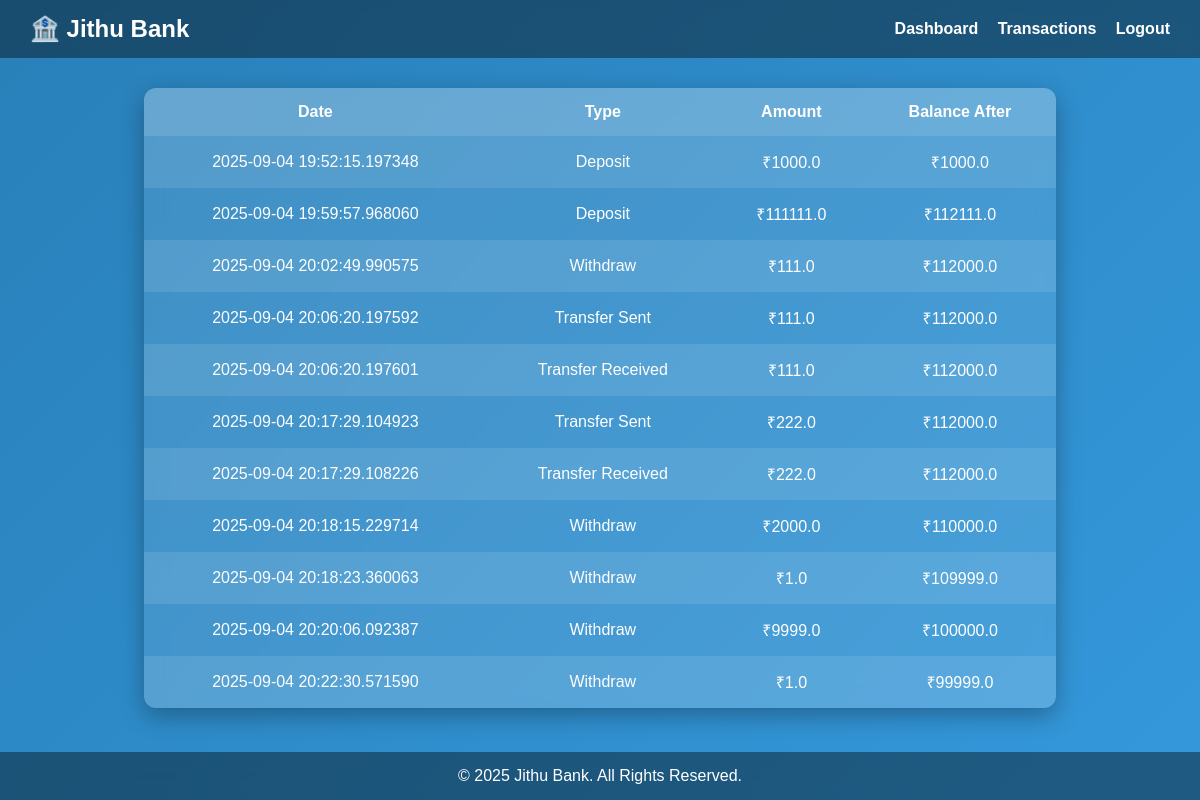
The app's page /transactions (signed in) with its own data.
### app.py (models this page shows)
class Transaction(db.Model):
    id = db.Column(db.Integer, primary_key=True)
    user_id = db.Column(db.Integer, db.ForeignKey("user.id"))
    type = db.Column(db.String(50))
    amount = db.Column(db.Float)
    balance = db.Column(db.Float)
    date = db.Column(db.DateTime, default=datetime.utcnow)

### app.py (the view)
@app.route("/transactions")
def transactions():
    if "user_id" not in session:
        return redirect(url_for("login"))
    user = User.query.get(session["user_id"])
    txns = Transaction.query.filter_by(user_id=user.id).all()
    return render_template("transactions.html", user=user, transactions=txns)

### templates/transactions.html (shortened to what this page needs)
<!DOCTYPE html>
<html>
<head>
</head>
<body>
    <header>
        <h1>🏦 Jithu Bank</h1>
        <nav>
            <a href="{{ url_for('dashboard') }}">Dashboard</a>
            <a href="{{ url_for('transactions') }}">Transactions</a>
            <a href="{{ url_for('logout') }}">Logout</a>
        </nav>
    </header>
    <div class="container">
        <table>
            <tr>
                <th>Date</th>
                <th>Type</th>
                <th>Amount</th>
                <th>Balance After</th>
            </tr>
            {% for txn in transactions %}
            <tr>
                <td>{{ txn.date }}</td>
                <td>{{ txn.type }}</td>
                <td>₹{{ txn.amount }}</td>
                <td>₹{{ txn.balance }}</td>
            </tr>
            {% endfor %}
        </table>
    </div>
    <footer>
        © 2025 Jithu Bank. All Rights Reserved.
    </footer>
</body>
</html>

### templates/transactions.html (style rules this page uses)
body { background: linear-gradient(135deg, #2980b9, #3498db); margin: 0; font-family: Arial, sans-serif; color: white; display: flex; flex-direction: column; min-height: 100vh; }
header { background: rgba(0,0,0,0.4); padding: 15px 30px; display: flex; justify-content: space-between; align-items: center; backdrop-filter: blur(10px); }
header h1 { margin: 0; font-size: 24px; font-weight: bold; }
nav a { color: white; margin-left: 15px; text-decoration: none; font-weight: bold; transition: 0.3s; }
.container { flex: 1; padding: 30px; display: flex; justify-content: center; align-items: flex-start; }
table { width: 80%; border-collapse: collapse; background: rgba(255,255,255,0.1); backdrop-filter: blur(10px); border-radius: 12px; overflow: hidden; box-shadow: 0 8px 25px rgba(0,0,0,0.3); }
th, td { padding: 15px; text-align: center; }
th { background: rgba(255,255,255,0.2); font-size: 16px; }
tr:nth-child(even) { background: rgba(255,255,255,0.1); }
footer { text-align: center; padding: 15px; background: rgba(0,0,0,0.4); backdrop-filter: blur(8px); }

### records on screen
Transaction: date "2025-09-04 19:52:15.197348", type "Deposit", amount "1000.0", balance "1000.0"
Transaction: date "2025-09-04 19:59:57.968060", type "Deposit", amount "111111.0", balance "112111.0"
Transaction: date "2025-09-04 20:02:49.990575", type "Withdraw", amount "111.0", balance "112000.0"
Transaction: date "2025-09-04 20:06:20.197592", type "Transfer Sent", amount "111.0", balance "112000.0"
Transaction: date "2025-09-04 20:06:20.197601", type "Transfer Received", amount "111.0", balance "112000.0"
Transaction: date "2025-09-04 20:17:29.104923", type "Transfer Sent", amount "222.0", balance "112000.0"
Transaction: date "2025-09-04 20:17:29.108226", type "Transfer Received", amount "222.0", balance "112000.0"
Transaction: date "2025-09-04 20:18:15.229714", type "Withdraw", amount "2000.0", balance "110000.0"
Transaction: date "2025-09-04 20:18:23.360063", type "Withdraw", amount "1.0", balance "109999.0"
Transaction: date "2025-09-04 20:20:06.092387", type "Withdraw", amount "9999.0", balance "100000.0"
Transaction: date "2025-09-04 20:22:30.571590", type "Withdraw", amount "1.0", balance "99999.0"
